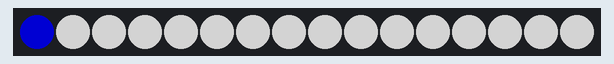
This program was run on a simulated Raspberry Pi Pico running MicroPython. On the bench: 16 RGB LEDs in strip order, left to right. Dim RGB values are drawn brighter than linear. At 5.0 s the program stops and its outputs stay as they are.

Above: at 0.01 s.
At 0.62 s:
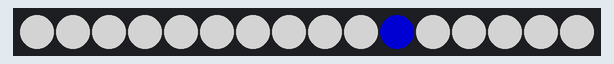
At 1.3 s:
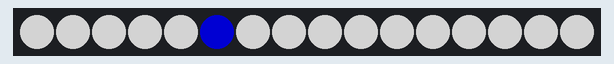

Measured:
- by itself, everything shown: repeats every 0.98 s, in 16 steps

The program:

loop.py
```python
###############################################################
# WS2812 RGB LED Ring Light Single-Pixel Loop
# with the Raspberry Pi Pico Microcontroller
#
# by Joshua Hrisko, Maker Portal LLC (c) 2021
#
# Based on the Example neopixel_ring at:
# https://github.com/raspberrypi/pico-micropython-examples
###############################################################
#
import array, time
from machine import Pin
import rp2

#
############################################
# RP2040 PIO and Pin Configurations
############################################
#
# WS2812 LED Ring Configuration
led_count = 16 # number of LEDs in ring light
PIN_NUM = 6 # pin connected to ring light
brightness = 0.5 # 0.1 = darker, 1.0 = brightest

@rp2.asm_pio(sideset_init=rp2.PIO.OUT_LOW, out_shiftdir=rp2.PIO.SHIFT_LEFT,
             autopull=True, pull_thresh=24) # PIO configuration

# define WS2812 parameters
def ws2812():
    T1 = 2
    T2 = 5
    T3 = 3
    wrap_target()
    label("bitloop")
    out(x, 1)               .side(0)    [T3 - 1]
    jmp(not_x, "do_zero")   .side(1)    [T1 - 1]
    jmp("bitloop")          .side(1)    [T2 - 1]
    label("do_zero")
    nop()                   .side(0)    [T2 - 1]
    wrap()


# Create the StateMachine with the ws2812 program, outputting on pre-defined pin
# at the 8MHz frequency
state_mach = rp2.StateMachine(0, ws2812, freq=8_000_000, sideset_base=Pin(PIN_NUM))

# Activate the state machine
state_mach.active(1)

# Range of LEDs stored in an array
pixel_array = array.array("I", [0 for _ in range(led_count)])
#
############################################
# Functions for RGB Coloring
############################################
#
def update_pix(brightness_input=brightness): # dimming colors and updating state machine (state_mach)
    dimmer_array = array.array("I", [0 for _ in range(led_count)])
    for ii,cc in enumerate(pixel_array):
        r = int(((cc >> 8) & 0xFF) * brightness_input) # 8-bit red dimmed to brightness
        g = int(((cc >> 16) & 0xFF) * brightness_input) # 8-bit green dimmed to brightness
        b = int((cc & 0xFF) * brightness_input) # 8-bit blue dimmed to brightness
        dimmer_array[ii] = (g<<16) + (r<<8) + b # 24-bit color dimmed to brightness
    state_mach.put(dimmer_array, 8) # update the state machine with new colors
    time.sleep_ms(10)

def set_24bit(ii, color): # set colors to 24-bit format inside pixel_array
    pixel_array[ii] = (color[1]<<16) + (color[0]<<8) + color[2] # set 24-bit color

#
############################################
# Main Loops and Calls
############################################
#
color = (0, 0 ,255) # looping color
blank = (255,255,255) # color for other pixels
cycles = 5 # number of times to cycle 360-degrees
for ii in range(int(cycles*len(pixel_array))+1):
    for jj in range(len(pixel_array)):
        if jj==int(ii%led_count): # in case we go over number of pixels in array
            set_24bit(jj,color) # color and loop a single pixel
        else:
            set_24bit(jj,blank) # turn others off
    update_pix() # update pixel colors
    time.sleep(0.05) # wait 50ms
```
